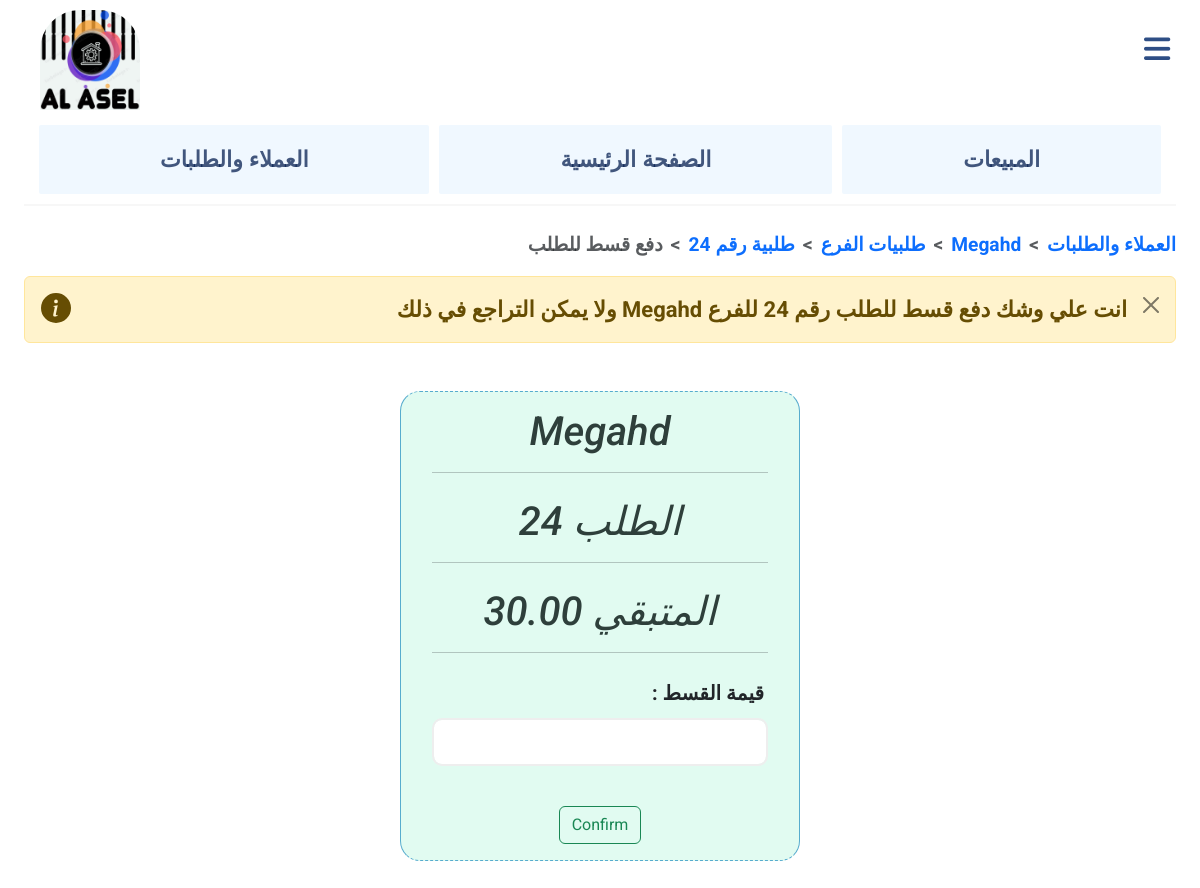
The app's page /coming_change_rest?order_id=24 (signed in) with its own data.
### main/models.py (models this page shows, shortened)
class Store_Order(models.Model):
    customer = models.ForeignKey(Customer, on_delete=models.CASCADE, related_name="coming_orders", limit_choices_to={'is_shop': True})
    supplier = models.ForeignKey(Customer, on_delete=models.CASCADE, related_name="supplier_orders", limit_choices_to={'is_supplier': True} ,null=True, blank=True)
    created_at = models.DateTimeField()
    total_order_price = models.DecimalField(max_digits=10, decimal_places=2, default=0)
    is_fully_paid = models.BooleanField(default=True)
    is_done = models.BooleanField(default=False)
    rest_money = models.DecimalField(max_digits=10, decimal_places=2, default=0, null=True, blank=True)

class Customer(models.Model):
    name = models.CharField(max_length=64)
    is_shop = models.BooleanField(default=False)
    is_supplier = models.BooleanField(default=False)
    number = models.PositiveIntegerField(
        unique=True,
        validators=[
            MinValueValidator(1000000001),
            MaxValueValidator(1599999999)
        ]
    )

### main/views.py (the view, shortened to what this page needs)
# urls.py: path("coming_change_rest", views.coming_change_rest, name="coming_change_rest"),
@login_required(login_url="/login/")
def coming_change_rest(request):
    try:
        order_id = int(request.GET.get("order_id"))
    except ValueError:
        return render(request, "main/coming_change_rest.html", {
            "err": f"لا يمكن البحث عن طلب ب الاحرف او الرموز"
        })
    order = get_coming_order(order_id)
    if not order:
        return render(request, "main/coming_change_rest.html", {
            "err": f"لا يوجد طلبية برقم {order_id}"
        })
    if request.method == 'GET':
        return render(request, "main/coming_change_rest.html", {
            "order": order,
        })

### main/views.py (called while the page is built)
def get_coming_order(order_id):
    try:
        order = Store_Order.objects.get(id=order_id)
    except Store_Order.DoesNotExist:
        return None
    return order

### main/templates/main/coming_change_rest.html (shortened to what this page needs)
{% extends "main/layout.html" %}
{% block body %}
{% if order %}
    <nav style="--bs-breadcrumb-divider: '<';" aria-label="breadcrumb">
        <ol class="breadcrumb">
            <li class="breadcrumb-item active" aria-current="page">دفع قسط للطلب</li>
            <li class="breadcrumb-item active" aria-current="page"><a href="{% url 'main:coming_order_info' order.id %}">{{ order.id }} طلبية رقم </a></li>
            <li class="breadcrumb-item"><a href="{% url 'main:store_coming_info' order.customer.id %}">طلبيات الفرع</a></li>
            <li class="breadcrumb-item"><a href="{% url 'main:user' order.customer.id %}">{{ order.customer.name }} </a></li>
            <li class="breadcrumb-item"><a href="{% url 'main:users' %}">العملاء والطلبات</a></li>
        </ol>
    </nav>
    {% if order.is_fully_paid %}
    <div class="alert alert-success d-flex alert-dismissible fade show" role="alert" style="justify-content: space-between">
        <svg class="bi flex-shrink-0 me-2" width="30" height="30" role="img" aria-label="Success:"><use xlink:href="#check-circle-fill"/></svg>
        <div style="font-size: 22px;">
        ليس عليه اي مبالغ آجله {{ order.customer.name }} الطلب رقم {{ order.id }} للفرع
        </div>
    </div>
    {% else %}
        <div class="alert d-flex alert-warning alert-dismissible fade show" role="alert" style="justify-content: space-between">
            <svg class="bi flex-shrink-0 me-2" width="30" height="30" role="img" aria-label="Info:"><use xlink:href="#info-fill"/></svg>
            <div style="font-size: 22px;">
            ولا يمكن التراجع في ذلك {{ order.customer.name }} انت علي وشك دفع قسط للطلب رقم {{ order.id }} للفرع
            </div>
            <button type="button" class="btn-close" data-bs-dismiss="alert" aria-label="Close"></button>
        </div>
        <div class="container mt-5 mb-5 d-flex justify-content-center creating_item">
            <div class="card">
                <div class="card-body">
                    <h1>{{ order.customer.name }} </h1>
                    <hr>
                    <h1>{{ order.id }} الطلب</h1>
                    <hr>
                    <h1>{{ order.rest_money }} المتبقي</h1>
                    <hr>
                    <form action="{% url 'main:coming_change_rest' %}?order_id={{ order.id }}" method="post">
                        <div class="form-group">
                            <div class="form_label">
                                <label>: قيمة القسط</label>
                            </div>
                            <input class="form-control" type="number" name="rest_money" min="0" max="{{ order.rest_money }}" required>
                        </div>
                        <div class="form_button">
                        <button type="submit" class="btn btn-outline-success">Confirm</button>
                        </div>
                    </form>
                </div>
            </div>
        </div>
    {% endif %}
{% endif %}
{%endblock%}

### main/static/main/mainn.css (style rules this page uses)
body { padding-left: 2%; padding-right: 2%; font-family: arial; font-weight: bold; margin-top: 0; font-family: Roboto, Arial, sans-serif; }
body { transition: padding-right 0.3s ease; }
h1 { margin: 0; color: rgb(46, 63, 59); }
a { text-decoration: none; }
.card , .card li { background-color: rgba(250, 235, 215, 0.288); padding-left: 15px; padding-right: 15px; }
.breadcrumb { justify-content: flex-end; font-size: larger; }

### records on screen
Store_Order: id "24", customer.name "Megahd", rest_money "30.00"
